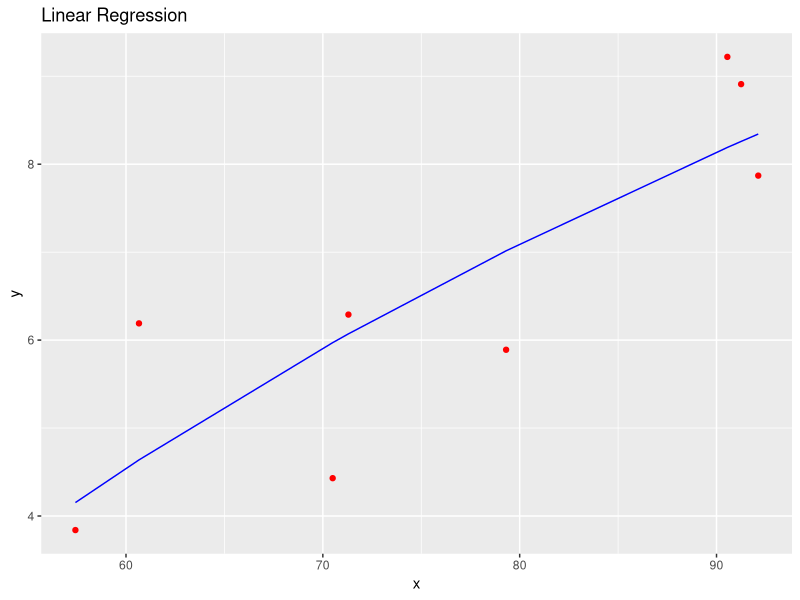

This figure's R source:
library(ggplot2)

x <- c(79.31, 57.43, 60.66, 90.55, 92.12, 71.30, 70.50, 91.25)
y <- c(5.89, 3.84, 6.19, 9.22, 7.87, 6.29, 4.43, 8.91)
data <- data.frame(x, y)

x.log <- log(x)

Mx.2 <- sum(x.log^2) / length(x.log)
Mx <- sum(x.log) / length(x.log)
Mxy <- sum(x.log * y) / length(x.log)
My <- sum(y) / length(y)

a <- (Mxy - Mx * My) / (Mx.2 - Mx * Mx)
b <- (Mx.2 * My - Mxy * Mx) / (Mx.2 - Mx * Mx)

eq <- sprintf("y = %f * ln(x) + %f", a, b)

log.model <- lm(y~x.log, data=data)
mse <- mean(log.model$residuals^2)
mse

p <- ggplot(data, aes(x=x, y=y))
p + geom_point(color="Red") +
  geom_line(aes(x = x, y = predict(log.model)), color="Blue") +
  labs(title="Linear Regression", x="x", y="y")